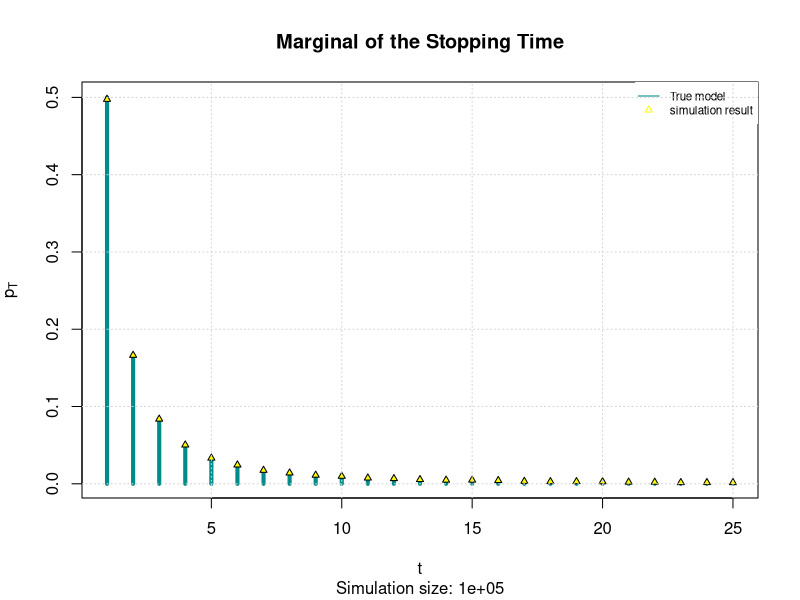
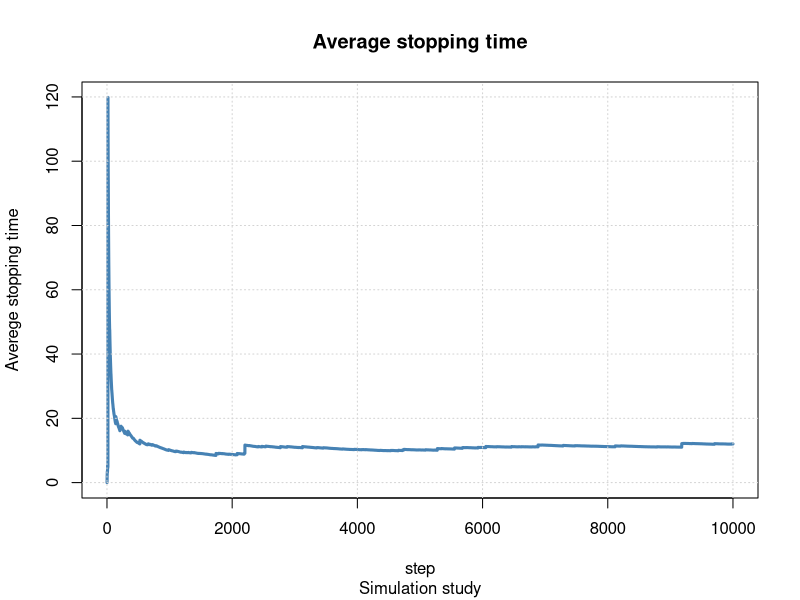
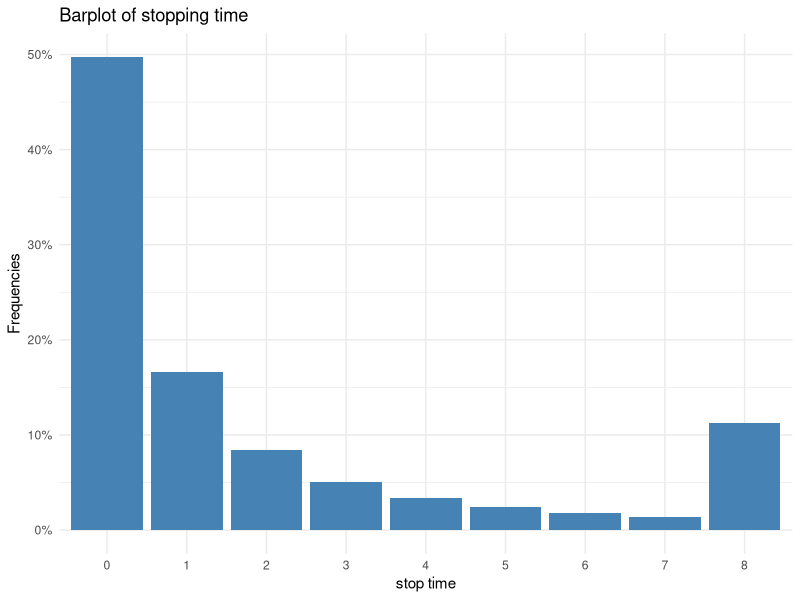

Source code (R) for these figures, in order:
## ---- chunk 1
knitr::opts_chunk$set(echo = TRUE)
## ---- chunk 2
rm(list=ls())
set.seed(13112221)
Sim <- c(100, 1000, 10000, 100000, 1000000, 10000000)  # vector of the size 
fin <- c()    # inizialize the the vector of the result
timing_fun <- function(s){
  beg <- Sys.time()     # starting time
  stop_simulations <-  rgeom(n = s, prob = runif(n = s))   # run the simulation
  fin <- Sys.time() - beg #ending time
  return(fin)
}

results <- sapply(Sim , timing_fun)

tab_time <- data.frame (Simulation_size  = c("100", "1000", "10000", "100000", "1000000", "10000000") , Computational_time = results  )   # creating the dataframe of the results
tab_time
paste("The median speed over M is : " , median(results))

## ---- chunk 3
M <-  100000               # simulation size
beg <- Sys.time()         # start time
stop_simulation <-rgeom(n = M, prob = runif(n = M))     #runninng the simulation 
fin <- Sys.time() - beg   # end time
p_hat <- proportions( table( stop_simulation ))

## ---- chunk 4
pT <- function(t)  1/(t*(t+1))  
t_seq <- 1:25      #Plot it zooming between t = 1 and t = 25
## ---- chunk 5

{plot(t_seq, pT(t_seq), 
     type = "h",
     lwd = 4,
     col = "cyan4",
     ylab = expression(p[T]),
     xlab = "t",
     main = "Marginal of the Stopping Time",
     sub = paste("Simulation size:", M))

points(t_seq, p_hat[t_seq], pch = 24, 
       col = "black", bg = "yellow", cex = .7 )

legend("topright", legend = c("True model" , "simulation result"),
       col = c("cyan4","yellow"),lty=c(1,NA),pch=c(NA,24), cex=0.7,
       box.lty=0)
grid()}
## ---- chunk 6
step_size = 10    #set a step size
ave_step  = seq(1, length(stop_simulation), step_size)  #start the sequence
ave_vec = rep(NA, length(ave_step))                     #pre-allocating the vector

# Compute the simulations averages
t <- 0
for (i in ave_step){
  t <- t + 1
  ave_vec[t] = mean( stop_simulation[1:i] )
}


## ---- chunk 7
{plot(ave_vec , main = "Average stopping time",
     xlab = "step", ylab = "Averege stopping time",
     sub = "Simulation study", col = "steelblue" , type = "l" , lwd =3)
grid()}
## ---- chunk 8
L = 8    # max amount it can be won
stop_simulation_copy <- stop_simulation
stop_simulation_copy[stop_simulation_copy>7] <- L  # set all the observation greater than 7 to L
print(mean(stop_simulation_copy))
## ---- chunk 9
tab = proportions(table(stop_simulation_copy))
library(ggplot2)
# Create Data
data=data.frame(tab)
ggplot(data, aes(x=stop_simulation_copy, y=Freq,fill=stop_simulation_copy))+
  geom_bar(stat="identity") +
  theme_minimal() +
  geom_bar(stat="identity", fill="steelblue")+
  xlab("stop time") + ylab("Frequencies") +  guides(fill="none") +
  ggtitle("Barplot of stopping time" ) + 
  scale_y_continuous(labels=scales::percent)  

## ---- chunk 10

print(data$Freq[data$stop_simulation_copy == 8])
## ---- chunk 11
rm(list=ls())       #Clear output
library(VGAM)       # Library for the Laplacian Function
set.seed(13112221)  # For reprocibility

## ---- chunk 12

##### Step Function for q_hat #####

# Defining step functions for p_hat 
p_hat_func <- function(x , bins , p_hat ){
  interval <- cut(x, bins, include.lowest = T)
  levels   <- levels(interval)
  f        <- p_hat[interval == levels]
  return(f)
}

##### Step Function for q_hat #######
q_hat_func <- function(x, bins, q_hat){
  interval <- cut(x, bins, include.lowest = T)
  levels   <- levels(interval)
  f        <- q_hat[interval == levels]
  return(f)
}
## ---- chunk 13
#####  Simulation Function #######


simulation_function <- function(m , sim_size = 100, n=100, h = 1/m , eps = .1, func='beta'){
  print(m)
  
  if(func == 'beta'){
    distr = function(x) dbeta(x,shape1 = 10, shape2 = 10)
    sample_distr = function(n) rbeta(n, 10, 10)} 
  else if(func == 'mixture'){
    distr = dmixture
    sample_distr = function(n) rmixture(n)}
  else{stop("The 'func' input is wrong. Choose between 'beta' or 'mixture'!")}
  
  for(rep in 1:sim_size){  
    
    integral_p <- c()       # Pre-allocate the vector of the integral
    integral_q <- c()       # Pre-allocate the vector of the integral
    
    X <- sample_distr(n)   # Generating the random sample from the beta
    
    bins <- seq(0, 1, h)    # Set the bins
    
    intervals <- cut(X, bins, include.lowest = T)  # Rename units with the bins they belong
    
    
    pj_hat <- table(intervals) / n              # Finding the frequencies of units inside each bins
    
    
    p_hat <- as.vector(pj_hat / h)              # Computing high of each bin dividing the frequencies for the width of the bin
    
    nu <- rlaplace(m, 0, 2/eps)                 # Generating m values from a Laplacian: one for each bin
    
    
    Dj <- table(intervals) + nu                 # Adding nu to every absolute frequencies of each bin
    
    Dj[Dj < 0] = 0    # Set all the nagative values to 0 t                      
    qj_hat = Dj
    
    # Finding qj_hat dividing max(0, Dj) for the sum of Dj
    if (sum(qj_hat) != 0){
      qj_hat <- qj_hat / sum(qj_hat)} else {qj_hat <- rep(0, length(qj_hat))}
    
    
    q_hat <- qj_hat / h      # Computing the high of the histogram dividing by the width of the columns
    
    
    # Compute the function to integrate 
    to_integrate_1 <- function(x) {return(( distr(x) - p_hat_func(x,bins = bins , p_hat = p_hat ))^2)}
    to_integrate_2 <- function(x) {return(( distr(x) - q_hat_func(x,bins = bins , q_hat = q_hat ))^2)}
    
    # Compute the integral
    p <- integrate( Vectorize(to_integrate_1) , lower = 0 , upper = 1, subdivisions=2000)$value
    q <- integrate( Vectorize(to_integrate_2) , lower = 0 , upper = 1, subdivisions=2000)$value
    
    integral_p <- c(integral_p, p)
    integral_q <- c(integral_q, q)
    
  }
  mise_p <- mean(integral_p)   #Save the results
  mise_q <- mean(integral_q)   #Save the results
  return(c(mise_p , mise_q))
}
